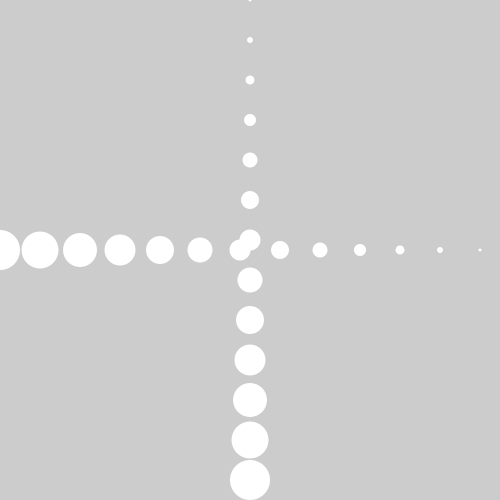
Frame 1 (no input)
Frame 60 (the mouse pressed at the canvas centre just before this capture): identical to frame 1, image omitted
Frame 120 (the mouse held since frame 60 and released just before this capture): identical to frame 1, image omitted

The Processing sketch that drew this single still picture (run headless with seeded random() and noise(); from frame 60 on, the mouse is pressed at the canvas centre):

// Processing sketch: processing_66520
// ── processing_66520.pde

int x;
int y;

void setup() {
  size(500, 500);
  smooth();
  noStroke();
  //one: create integer; two: test; third: do once per loop at the end
  x = 350;
  y = 0;
  for (int i = 0; i < 500; i += 40) {
    x -= 25;
    ellipse(i, 250, x/8, x/8);
  }
  for (int i = 0; i < 500; i += 40) {
    y +=25;
    ellipse(250, i, y/8, y/8);
  }
}

void draw() {
}
